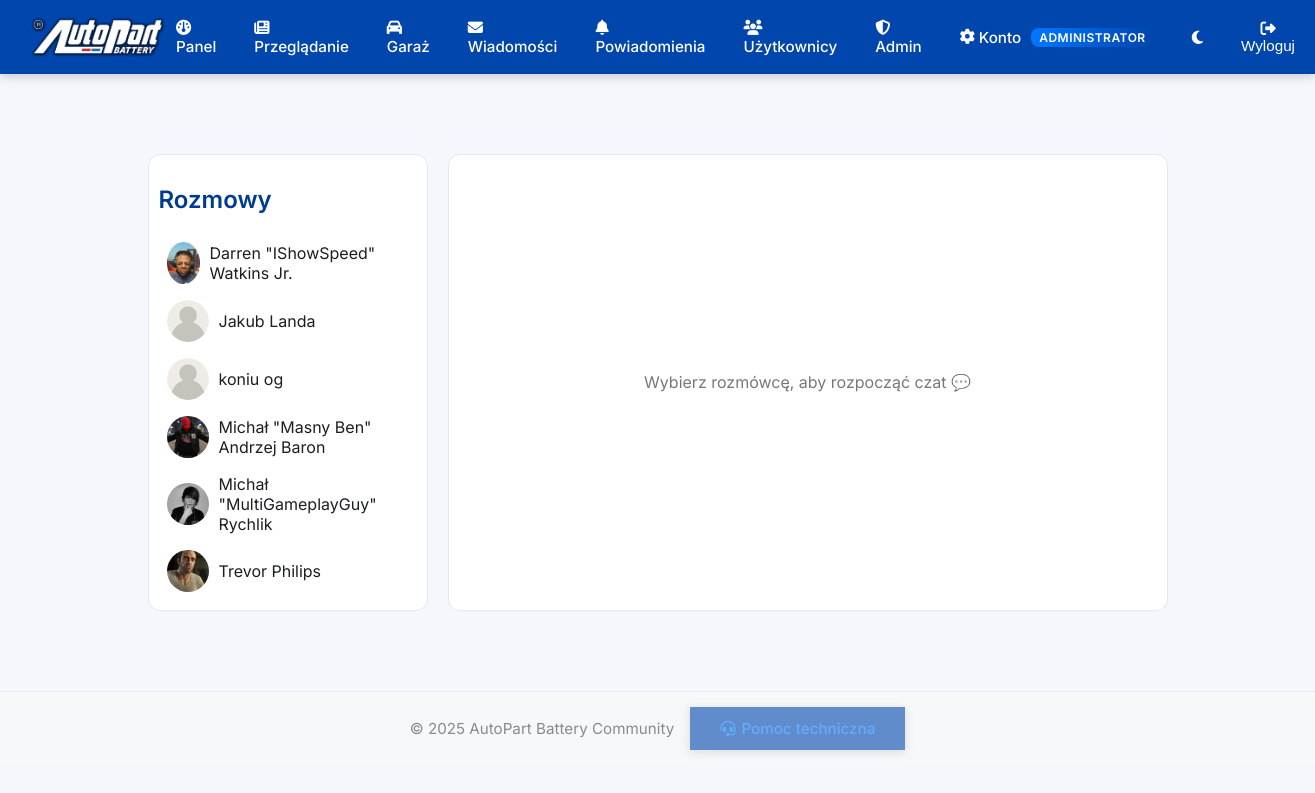
Page /messages.php (signed in) on the earlier database version.
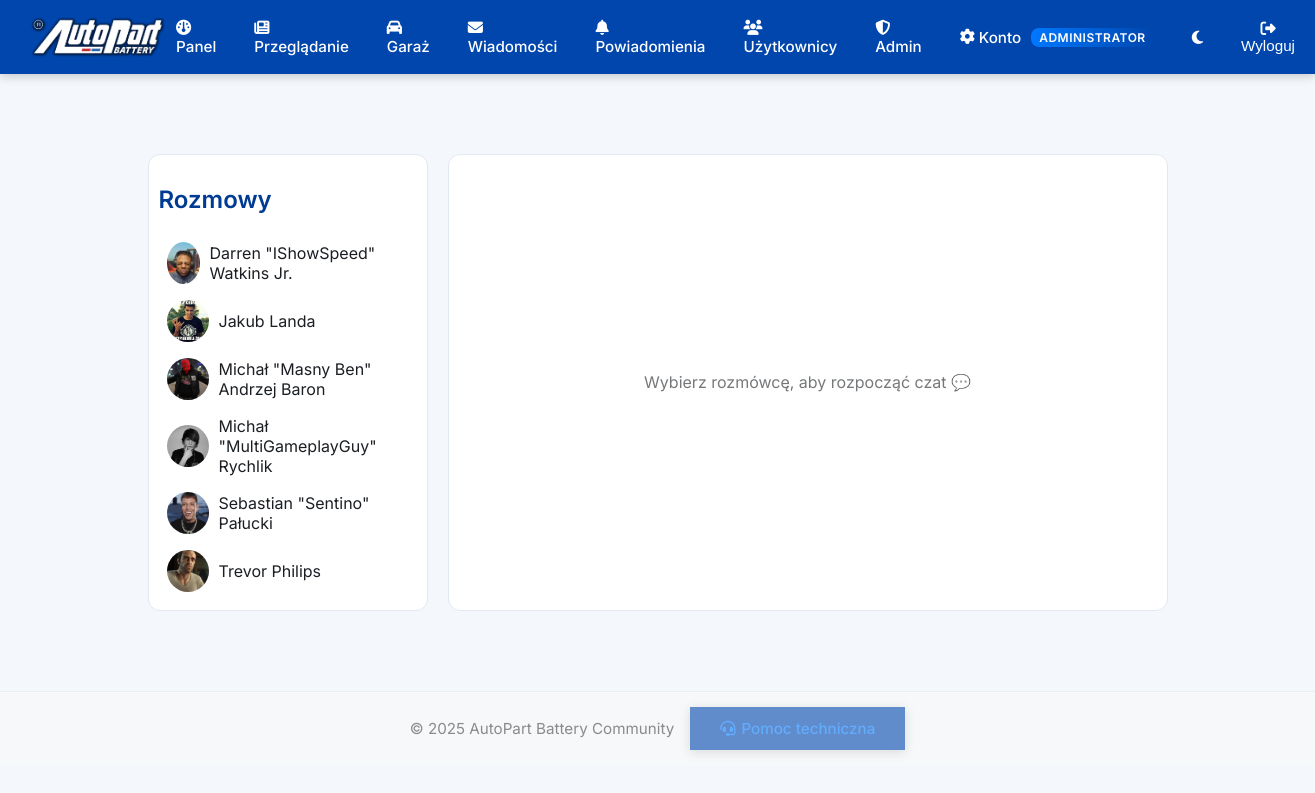
Same page on the later database version.
### tables this page shows
CREATE TABLE `users` (
  `id` int(11) NOT NULL,
  `first_name` varchar(100) NOT NULL,
  `last_name` varchar(100) NOT NULL,
  `email` varchar(150) NOT NULL,
  `country_code` varchar(10) DEFAULT '+48',
  `phone` varchar(20) DEFAULT NULL,
  `address` varchar(255) DEFAULT NULL,
  `password` varchar(255) NOT NULL,
  `reset_token` varchar(255) DEFAULT NULL,
  `reset_expires` datetime DEFAULT NULL,
  `last_password_change` datetime DEFAULT NULL,
  `avatar` varchar(255) DEFAULT 'default-avatar.png',
  `bio` text DEFAULT NULL,
  `created_at` datetime DEFAULT current_timestamp(),
  `last_login` datetime DEFAULT NULL,
  `session_token` varchar(255) DEFAULT NULL,
  `role` enum('user','admin') DEFAULT 'user'
);

### messages.php (the view, shortened to what the changed rows need)
<?php
require 'config.php';
$user = require_login($db);
include 'includes/header.php';
$stmt = $db->prepare("
  SELECT u.id, u.first_name, u.last_name, u.avatar,
    (SELECT COUNT(*) FROM messages m WHERE m.sender_id = u.id AND m.receiver_id = ? AND m.is_read = 0) AS unread_count
  FROM users u
  WHERE u.id != ?
  ORDER BY unread_count DESC, u.first_name
");
$stmt->execute([$user['id'], $user['id']]);
$contacts = $stmt->fetchAll(PDO::FETCH_ASSOC);
$chat_id = isset($_GET['user']) ? (int)$_GET['user'] : null;
?>
<main class="messages-wrapper">
  <div class="messages-container">
    <aside class="contacts">
      <h2>Rozmowy</h2>
      <?php foreach ($contacts as $c): ?>
        <a href="messages.php?user=<?= $c['id'] ?>" class="contact <?= $chat_id == $c['id'] ? 'active' : '' ?>">
          <img src="<?= htmlspecialchars($c['avatar'] ?: 'default-avatar.png') ?>" class="avatar-small" alt="">
          <span><?= htmlspecialchars($c['first_name'].' '.$c['last_name']) ?></span>
        </a>
      <?php endforeach; ?>
    </aside>
  </div>
</main>
<?php include 'includes/footer.php'; ?>

Differences in the rows shown:
removed users: avatar (placeholder picture), first_name+last_name "koniu og"
changed users "Jakub Landa": avatar: picture added in place of a placeholder
added users: avatar (picture), first_name+last_name "Sebastian \"Sentino\" Pałucki"
